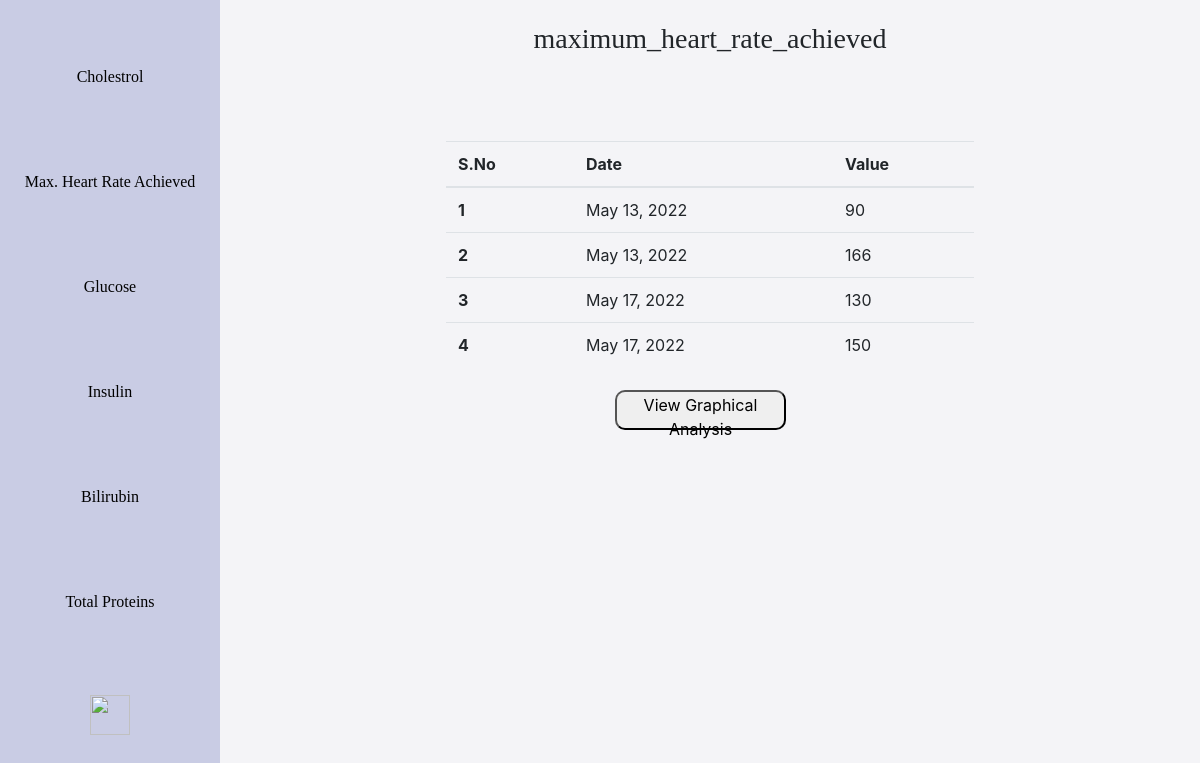
/analyze/maxHeartRateAchieved/ (signed in), run on the app's committed database.
### backend/models.py (models this page shows, shortened)
class HeartPatient(models.Model):
    user = models.ForeignKey(User, on_delete=models.CASCADE)
    age = models.CharField(max_length=3, blank = False)
    sex = models.CharField(max_length=6, choices=GENDER_CHOICE, default='Male')
    chest_pain_type = models.CharField(max_length=20, choices = CHEST_PAIN_CHOICE, default='Typical Angina')
    resting_blood_pressure = models.CharField(max_length=3, blank = False)
    cholesterol = models.CharField(max_length=4, blank = False)
    fasting_blood_sugar_greater_than_120 = models.CharField(max_length=10, choices=[('True', 'True'), ('False', 'False')], default='False')
    maximum_heart_rate_achieved = models.CharField(max_length=4)
    exercise_induced_angina = models.CharField(max_length=10, choices=[('True', 'True'), ('False', 'False')], default='False')
    date = models.DateTimeField(auto_now_add=True)

### backend/views.py (the view, shortened to what this page needs)
# urls.py: path('analyze/<str:parameter>/', views.analyze1, name='analyze'),
@login_required
def analyze1(request, parameter):
    current_user = request.user
    heart_array = HeartPatient.objects.all().filter(user=current_user)
    diabetes_array = DiabetesPatient.objects.all().filter(user=current_user)
    liver_array = LiverPatient.objects.all().filter(user=current_user)
    def foo(arr, x):
        x_arr = []
        date_array = []
        for record in arr:
            if x == "cholesterol":
                x_arr.append(record.cholesterol)
            elif x == "maximum_heart_rate_achieved":
                x_arr.append(record.maximum_heart_rate_achieved)
            elif x == "glucose":
                x_arr.append(record.glucose)
            elif x == "insulin":
                x_arr.append(record.insulin)
            elif x == "bilirubin":
                x_arr.append(record.total_bilirubin)
            elif x == "total_protiens":
                x_arr.append(record.total_protiens)
            date_array.append(record.date.date())
        return [x_arr, date_array]
    context = {}
    test_taken = False
    if parameter == "cholesterol":
        temp = foo(heart_array, 'cholesterol')
        context['value_array'] = temp[0]
        context['date_array'] = temp[1]
        list = zip(temp[0], temp[1])
        context['list'] = list
        context['value'] = 'cholesterol'
        test_taken = True
    elif parameter == "maxHeartRateAchieved":
        temp = foo(heart_array, 'maximum_heart_rate_achieved')
        context['value_array'] = temp[0]
        context['date_array'] = temp[1]
        context['list'] = zip(temp[0], temp[1])
        context['value'] = 'maximum_heart_rate_achieved'
        test_taken = True
    context['test_taken'] = test_taken
    print(test_taken)
    return render(request,'backend/analyze.html', context)

### backend/templates/backend/analyze.html (shortened to what this page needs)
{% extends "backend/base.html"%}
{% load crispy_forms_tags %}
{% load static %}
{% block content %}
<body>
  <div class="sidebar">
    <a href="{% url 'analyze' 'cholesterol' %}"> Cholestrol </a>
    <a href="{% url 'analyze' 'maxHeartRateAchieved' %}"> Max. Heart Rate Achieved </a>
    <a href="{% url 'analyze' 'glucose' %}"> Glucose </a>
    <a href="{% url 'analyze' 'insulin' %}"> Insulin </a>
    <a href="{% url 'analyze' 'bilirubin' %}"> Bilirubin </a>
    <a href="{% url 'analyze' 'total_protiens' %}"> Total Proteins </a>
    <a href="{% url 'home' %}"> <img src="https://upload.wikimedia.org/wikipedia/commons/thumb/e/e6/Home_Icon.svg/2048px-Home_Icon.svg.png" class="home-img"> </a>
  </div>
  <div class="content">
    <h3>{{value}}</h3>
    {% if list %}
    <table class="table">
      <thead>
        <tr>
          <th scope="col">S.No</th>
          <th scope="col">Date</th>
          <th scope="col">Value</th>
        </tr>
      </thead>
      <tbody>
        {% for date, value in list %}
        <tr>
          <th scope="row">{{forloop.counter}}</th>
          <td>{{value}}</td>
          <td>{{date}}</td>
        </tr>
        {% endfor %}
      </tbody>
    </table>
    <button class="show-chart-btn">View Graphical Analysis</button>
    {% else %}
    <h2> It looks like you haven't take the test of the disease which includes this parameter. </h2>
    {% endif %}
  </div>
</body>
{% endblock %}

### backend/templates/backend/analyze.html (style rules this page uses)
body { box-sizing: border-box; background-color: #e3e1e95c; height: 100vh; width: 100vw; margin: 0 !important; overflow-x: hidden; overflow-x: auto; }
.sidebar { margin: 0; padding: 0; width: 220px; background-color: #9ba2cf7a; position: fixed; height: 100%; overflow: auto; display: flex; flex-direction: column; justify-content: space-evenly; }
.sidebar a { color: black; text-align: center; padding: 16px; text-decoration: none; font-family: 'Arvo', serif; }
.home-img { width: 40px; height: 40px; }
div.content { margin-left: 220px; padding: 1px 16px; height: 100vh; }
.content h3 { padding-top: 5px; padding-bottom: 5px; margin-top: 2vh; text-align: center; font-family: 'Arvo', serif; }
.table { width: calc(100% - 35vw); margin: auto; margin-top: 10vh ; }
.show-chart-btn { width: 18%; height: 5vh; border-radius: 10px; margin-left: 40%; margin-top: 2.5%; }

### data on the page
HeartPatient: list "90"
HeartPatient: list "166"
HeartPatient: list "130"
HeartPatient: list "150"

### other printed values
{{ value }} "maximum_heart_rate_achieved"
{{ value }} "May 13, 2022" "May 13, 2022" "May 17, 2022" "May 17, 2022"
